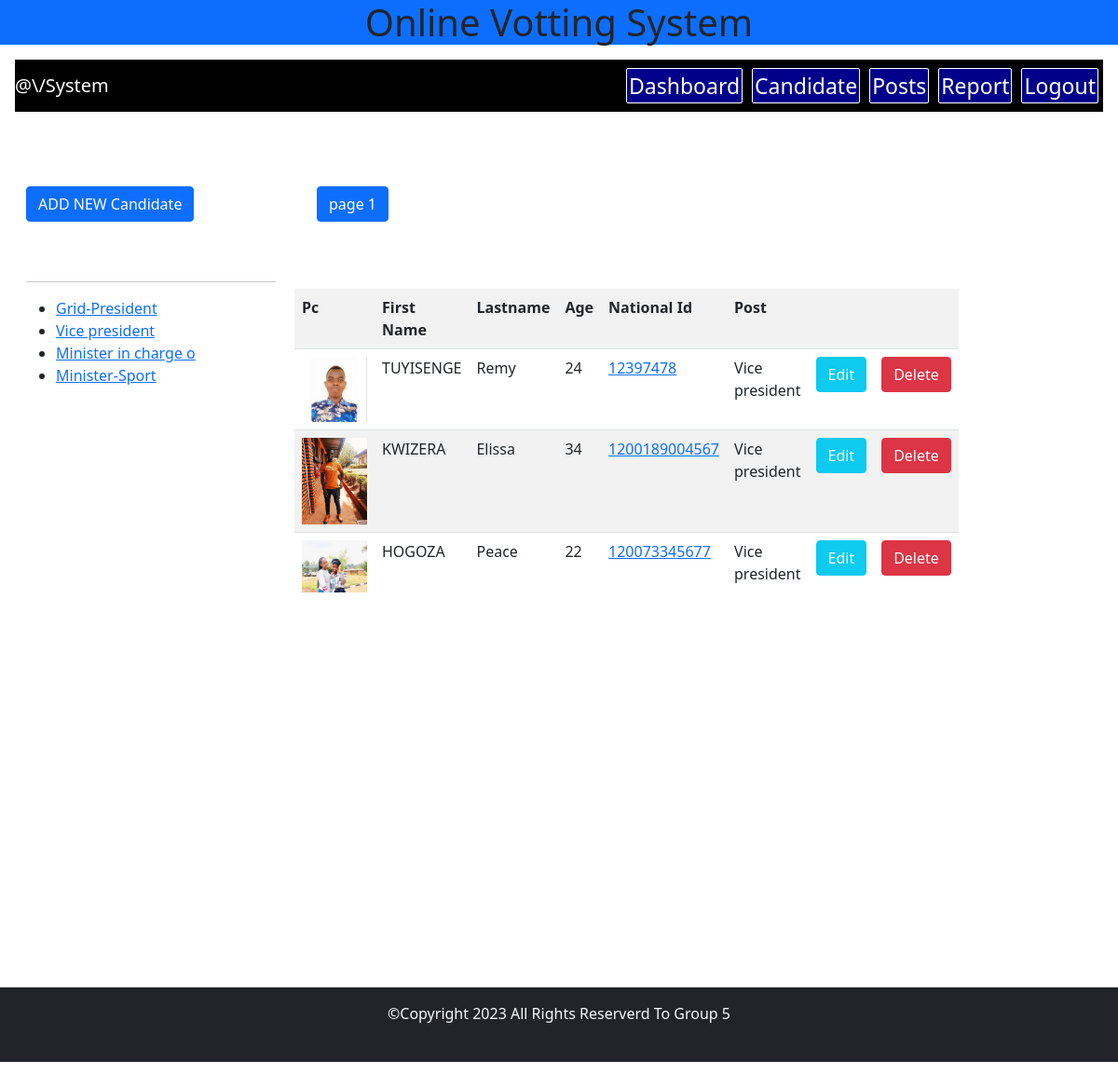
The app's page /candidate.php?post=2 (signed in) with its own data.
### tables this page shows
CREATE TABLE IF NOT EXISTS `post` (
  `postId` int(20) NOT NULL,
  `postName` varchar(20) NOT NULL,
  `Description` text NOT NULL
);

CREATE TABLE IF NOT EXISTS `candidate` (
  `Id` int(20) NOT NULL,
  `Firstname` varchar(30) NOT NULL,
  `LastName` varchar(30) NOT NULL,
  `Age` int(30) NOT NULL,
  `postId` varchar(23) NOT NULL,
  `plofile` varchar(50) NOT NULL,
  `DateOfBirth` date NOT NULL,
  `NID` varchar(16) NOT NULL,
  `status` int(10) NOT NULL
);

### candidate.php (the view, shortened to what this page needs)
<!DOCTYPE html>
<html lang="en">
<head>
    <link rel="stylesheet" href="css/style.css">
    <link rel="stylesheet" href="css/bootstrap.min.css">
</head>
<body>
     <div class="text-center">
            <h1 class='bg-primary'>Online Votting System</h1>
        </div>
    <div class="m-3">
    <?php
    include "header1.php";
    ?>
<section style="min-height:500px;overflow:scroll;">
<div class="m-3 row">
    <div class="col-lg-3">
      <a href="add_candidate.php" class="btn btn-primary my-5">ADD NEW Candidate</a>
<hr>
<ul>
    <?php
    include "connection.php";
$qr=mysqli_query($conn,"SELECT * From post");
while($res=mysqli_fetch_array($qr)){
echo"<li> <a href='candidate.php?post=$res[postId]'>$res[postName]</a></li>";
}
?>
</ul>
    </div>
    <div class="col-lg-7 col-sm-12 p-2">
        <table class="table table-striped my-5">
       <tr>
           <th>Pc</th>
           <th>First Name</th>
           <th>Lastname</th>
           <th>Age</th>
           <th>National Id</th>
           <th>Post</th>
           <th colspan="2"></th>
       </tr>
     <?php
     include"connection.php";
     if(isset($_GET["post"])){
        $post=$_GET["post"];
     }
     else
     $post="";
     $sq =mysqli_query($conn,"SELECT * From candidate inner join post where post.postId=candidate.postId and candidate.postId like '%$post' order by candidate.postId");
     $num = mysqli_num_rows($sq);
     $pg=1;
     do{
         echo "<a class='btn btn-primary m-4' href='candidate.php?pg=$pg'>page $pg  </a>";
         $num-=5;
         $pg++;
        }while($num>0);
        if(!isset($_GET['pg'])){$pg=1;}else{$pg=$_GET['pg'];}
        $start=($pg-1)*5;
        $end = $pg*5;
        $sql =mysqli_query($conn,"SELECT * From candidate inner join post where post.postId=candidate.postId and candidate.postId like '%$post' order by candidate.postId Limit  $start,$end");
     while( $row=mysqli_fetch_array($sql)){
     ?>
<tr>
    <td>  <img src="plofilespc\<?=$row['plofile']?>" alt="image not found" width="70px" heigh="80px"> </td>
    <td><?=$row['Firstname']?></td>
    <td><?=$row['LastName']?></td>
    <td><?=$row['Age']?></td>
    <td> <a href="edite.php?cid=<?=$row['Id']?>"> <?=$row['NID']?></a></td>
    <td><?=$row['postName']?></td>
    <td> <a href="edite.php?editecid=<?=$row['Id']?>&postName=<?=$row['postName']?>" class="btn btn-info text-light">Edit</a></td>
    <td> <a href="app.php?deletcid=<?=$row['Id']?>&prof=<?=$row['plofile']?>" class="btn btn-danger" onclick="return confirm('are you sure you want to delete this candidate')"> Delete</a></td>
</tr>
<?php } ?>
 </table>
    </div>
</div>
</section>
    <?php
    include "footer.php";
    ?>
</body>
</html>

### css/style.css (style rules this page uses)
section { height: 400px; }
ul { justify-content: space-between; }

### records on screen
post: postName "Grid-President"
post: postName "Vice president"
post: postName "Minister in charge o"
post: postName "Minister-Sport"
candidate: plofile (picture), Firstname "TUYISENGE", LastName "Remy", Age "24", NID "12397478", postId.postName "Vice president"
candidate: plofile (picture), Firstname "KWIZERA", LastName "Elissa", Age "34", NID "1200189004567", postId.postName "Vice president"
candidate: plofile (picture), Firstname "HOGOZA", LastName "Peace", Age "22", NID "120073345677", postId.postName "Vice president"
